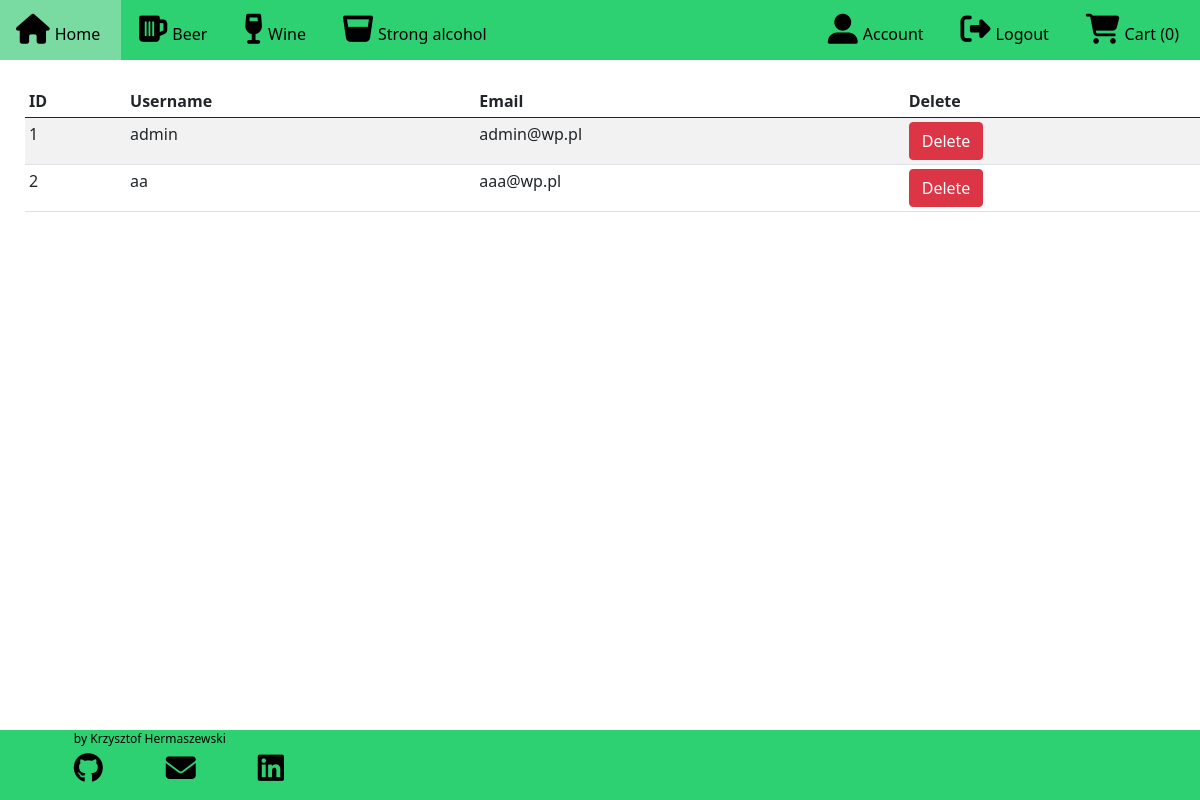
The page /admin/users/ (signed in) on the database as committed earlier.
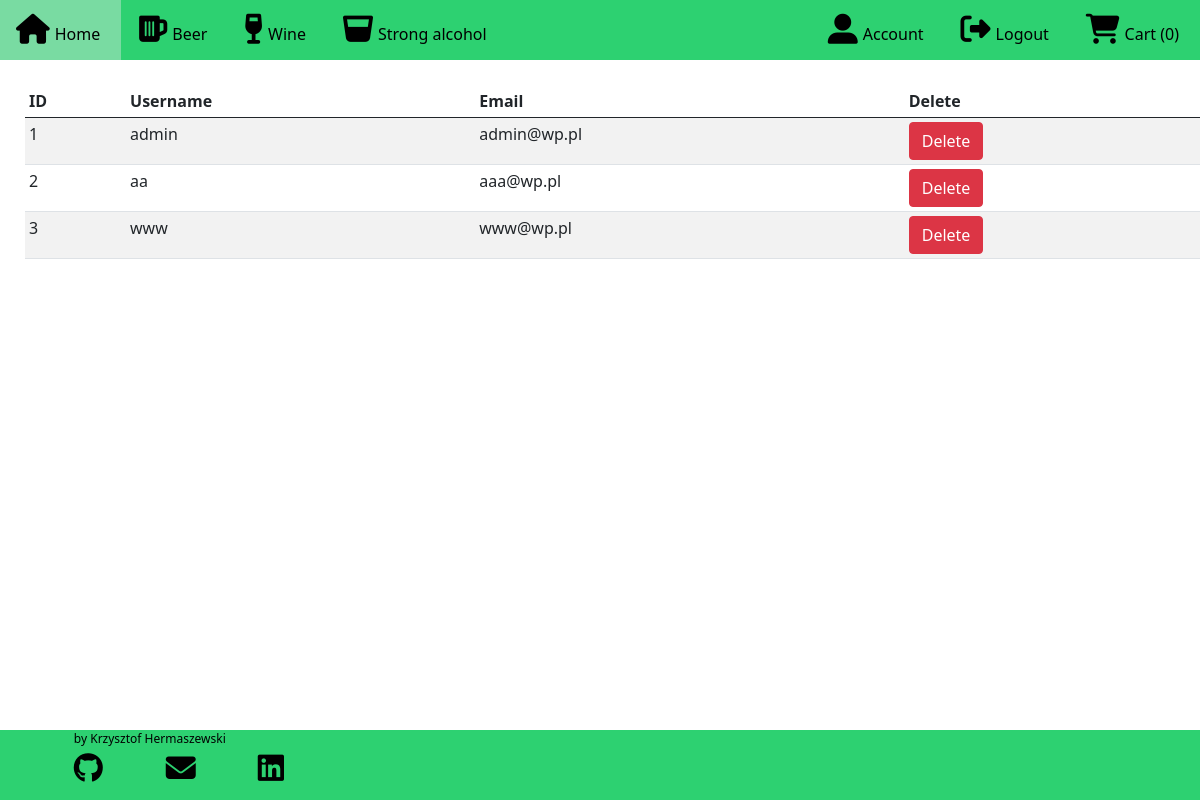
The same page on the database as committed later.
### alco_taxi/models.py (models this page shows, shortened)
class User(db.Model, UserMixin):
    id = db.Column(db.Integer, primary_key=True)
    username = db.Column(db.String(20), unique=True, nullable=False)
    email = db.Column(db.String(100), unique=True, nullable=False)
    password = db.Column(db.String(60), nullable=False)

### alco_taxi/routes.py (the view)
@app.route('/admin/users/', methods=['GET', 'POST'])
def admin_users():
    if current_user.is_authenticated and current_user.username == 'admin':
        users = User.query.all()
        return render_template("admin_users.html", users=users)
    else:
        flash(f"You don't have access to this section",'danger')
        return render_template("home.html")

### alco_taxi/models.py (called while the page is built)
@login_manager.user_loader
def load_user(user_id):
    return User.query.get(int(user_id))

### alco_taxi/routes.py (called while the page is built)
@app.context_processor
def context_processor():
    products = Product.query.all()
    return dict(products=products)

### alco_taxi/templates/admin_users.html (shortened to what this page needs)
{% extends "base.html" %}
{% block content %}
<div class="conteiner">
    <table class="table table-striped table-sm">
    <thead>
        <th>ID</th>
        <th>Username</th>
        <th>Email</th>
        <th>Delete</th>
    </thead>
    <tbody>
        {% for user in users %}
        <tr>
            <td>{{ loop.index }}</td>
            <td>{{ user.username }}</td>
            <td>{{ user.email }}</td>
            <td><a href="{{url_for('admin_delete_users', id=user.id)}}" class="btn btn-danger">Delete</a></td>
         </tr>
         {% endfor %}
{% endblock content %}

### alco_taxi/templates/base.html (shortened to what this page needs)
<!DOCTYPE html>
<html>
<head>
    <link href="https://cdn.jsdelivr.net/npm/bootstrap@5.0.1/dist/css/bootstrap.min.css" rel="stylesheet">
    <link rel="stylesheet" href="{{ url_for('static', filename='style.css') }}">
</head>
<body>
    <ul>
        <li><a href="{{ url_for('home') }}"><i class="fas fa-home"></i><span>Home</span></a></li>
        <li><a href="{{ url_for('beer') }}"><i class="fas fa-beer"></i><span>Beer</span></a></li>
        <li><a href="{{ url_for('wine') }}"><i class="fas fa-wine-glass"></i><span>Wine</span></a></li>
        <li><a href="{{ url_for('strong') }}"><i class="fas fa-glass-whiskey"></i><span>Strong alcohol</span></a></li>
        <li style="float:right"><a href="{{ url_for('cart') }}"><i class="fas fa-shopping-cart"></i><span>Cart ({{ session['Shoppingcart']|length }})</span></a></li>
        {% if current_user.is_authenticated %}
        <li style="float:right"><a href="{{ url_for('logout') }}"><i class="fas fa-sign-out-alt"></i><span>Logout</span></a></li>
        <li style="float:right"><a href="{{ url_for('account') }}"><i class="fas fa-user-alt"></i><span>Account</span></a></li>
        {% else %}
        <li style="float:right"><a href="{{ url_for('login') }}"><i class="fas fa-user-circle"></i></i><span>Login</span></a></li>
        <li style="float:right"><a href="{{ url_for('register') }}"><i class="fas fa-edit"></i><span>Register</span></a></li>
        {% endif %}
      </ul>
    {% block content %}
    {% endblock %}
    {% block footer %}
    <div class="footer">
      <div class="f1">by Krzysztof Hermaszewski
        <div class="row">
          <div class="column">
            <a href="https://github.com/Kristof-nl">
              <i class="fab fa-github"></i>
            </a>
          </div>
          <div class="column">
            <a href = "mailto: hermaszewski.krzysztof@gmail.com">
              <i class="fas fa-envelope"></i>
            </a>
          </div>
          <div class="column">
            <a href="https://www.linkedin.com/in/krzysztof-hermaszewski-a6580b210/">
            <i class="fab fa-linkedin"></i>
            </a>
          </div>
        </div>
      </div>
    </div>
    {% endblock %}
</body>
</html>

### alco_taxi/static/style.css (style rules this page uses)
ul { list-style-type: none; margin: 0; padding: 0; overflow: hidden; background-color: rgb(45, 209, 113); }
li { float: left; }
li a { display: block; color: rgb(0, 0, 0); text-align: center; padding: 14px 16px; text-decoration: none; }
.footer { position: fixed; left: 0; bottom: 0; width: 100%; height: 70px; background-color: rgb(45, 209, 113) ; color: black; text-align: center; }
.f1, .f2, .f3 { -moz-box-sizing: border-box; box-sizing: border-box; display: inline-block; text-align: right; font-size: 12px; padding: 0 6%; min-width: 300px; width: 33%; }
.f1 { text-align: left; margin-bottom: 5px; }
.column { float: left; width: 33.33%; }
.row { margin-top: 5px; }
.fab { color: black; text-align:center; font-size: 30px; }
.fas { color: black; text-align:center; font-size: 30px; }
span { margin: 5px; }
table { margin: 25px; }

Rows that differ between the two databases and show on the page:
added User: username "www", email "www@wp.pl"
